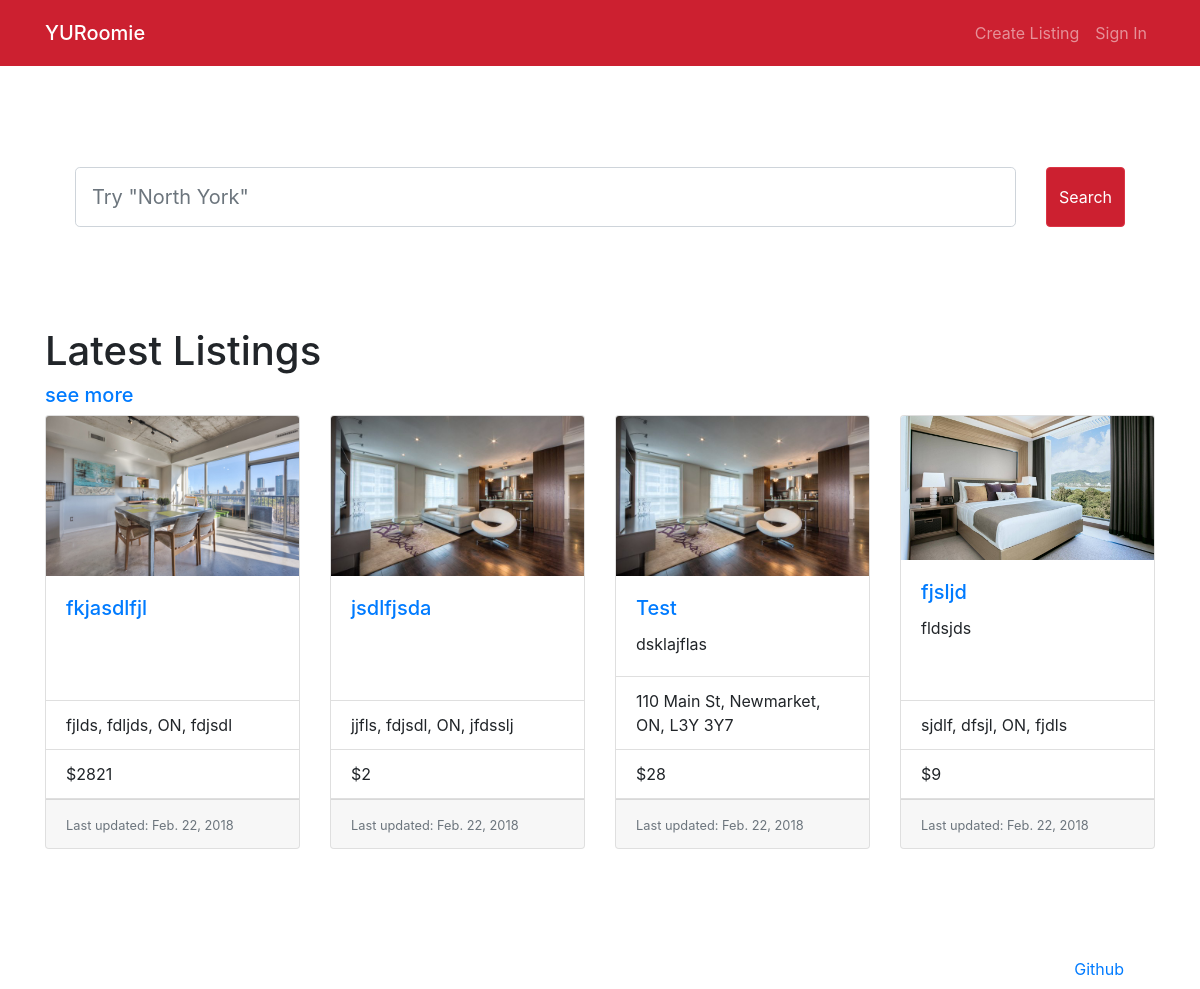
The app's page /, older data.
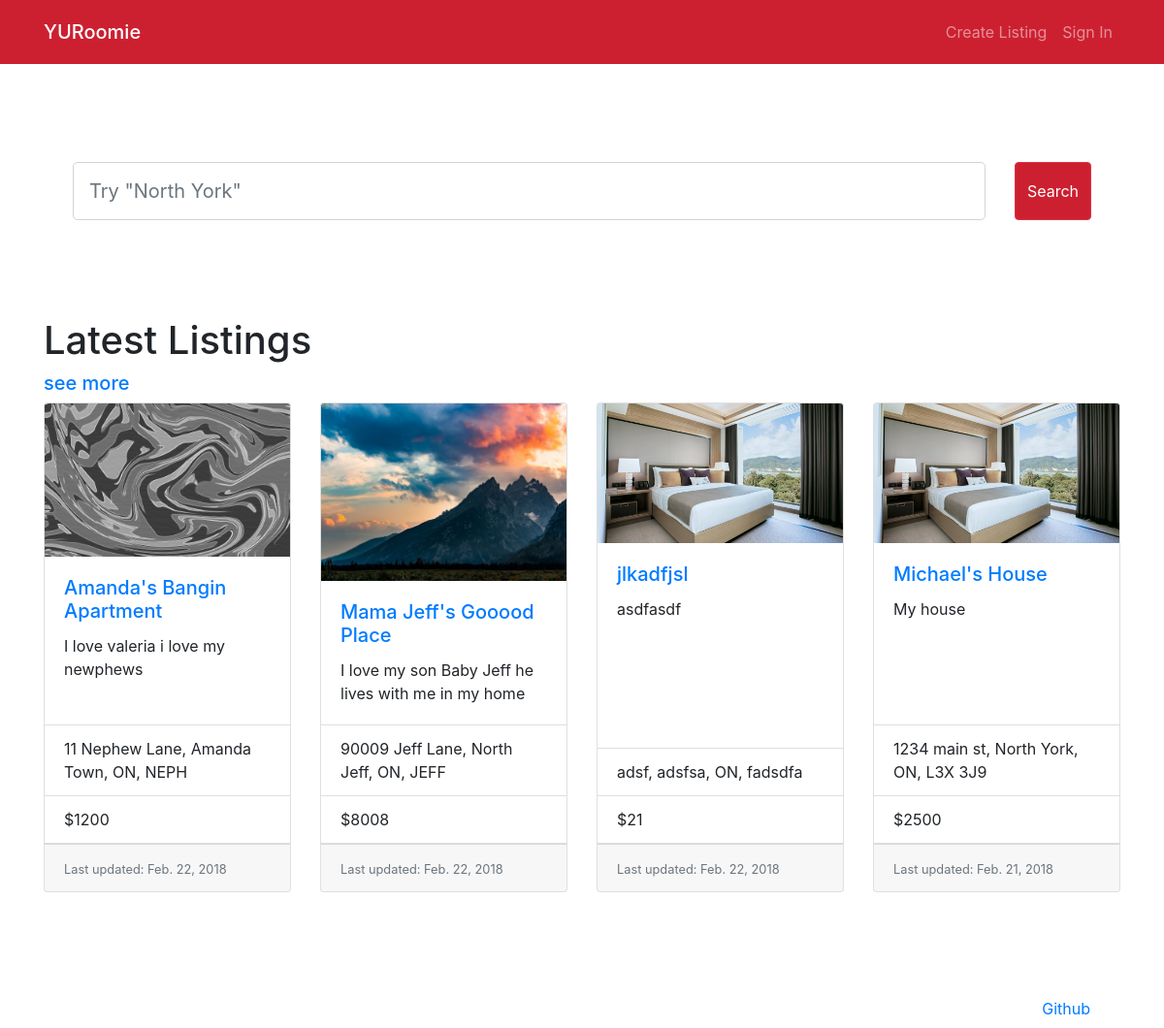
The same page, newer data.
### home/models.py (models this page shows, shortened)
class Room(models.Model):
    host_name = models.CharField(max_length=50)
    address = models.CharField(max_length=100)
    property_name = models.CharField(max_length=30, default="")
    description = models.TextField(default="", blank=True)
    cost = models.PositiveIntegerField(default=0)
    visits = models.PositiveIntegerField(default=0)
    property_type_options = (('a', 'apartment'),
                                ('c', 'condo'),
                                ('t', 'townhouse'),
                                ('h', 'house'))
    property_type = models.CharField(choices=property_type_options, max_length=10)
    number_of_rooms = models.PositiveSmallIntegerField()
    garages = models.PositiveSmallIntegerField()
    creator_id = models.PositiveIntegerField()
    creator_email = models.CharField(max_length=50)
    creator_phone = models.CharField(max_length=10, default="", blank=True)
    creator_gender = models.CharField(max_length=10)
    creator_major = models.CharField(max_length=20)
    creator_year = models.PositiveSmallIntegerField()
    last_updated = models.DateTimeField(auto_now_add=True)

class RoomImage(models.Model):
    room = models.ForeignKey(Room, on_delete=models.CASCADE)
    image = models.ImageField()

### home/views.py (the view)
# urls.py: path('', views.index, name='index'),
def index(request):
    latest_posts_list = Room.objects.order_by('-last_updated')[:4]
    return render(request, 'home/index.html', {'latest_posts_list': latest_posts_list,})

### home/templates/home/index.html
{% extends 'home/base.html'%}
{% load static %}
{% block body %}
    <div class="container-fluid">
        <div class="w-100" style="height:100px;"></div>
        <div class="col">
        </div>
        <form class="form-inline" method="GET" action="{% url 'search' %}">
            <div class="col">
                <input type="search" name="q" class="form-control form-control-lg" id="mainSearchBar" aria-describedby="searchHelp" placeholder="Try &quot;North York&quot;" autocomplete="off">
            </div>
            <div class="col-auto">
                <button type="submit" class="btn btn-danger form-control-lg" id="mainSearchButton">Search</button>
            </div>
        </form>
        <div class="w-100" style="height:100px;"></div>
        <div class="row">
            <h1>Latest Listings</h1>
        </div>
        <div class="row">
            <a href="{% url 'search' %}"><h5>see more</h5></a>
        </div>
        <div class="row">
            <div class="card-deck">
                {% if latest_posts_list %}
                    {% for room in latest_posts_list %}
                        <div class="card">
                            <a href="{% url 'detail' room.id %}">
                                <img class="card-img-top" src="{{ room.roomimage_set.all.0.image.url }}" alt="{{room.name}}"></a>
                            <div class="card-body">
                                <a href="{% url 'detail' room.id %}"><h5 class="card-title">{{ room.property_name }}</h5></a>
                                <p class="card-text">{{ room.description|truncatewords:23 }}</p>
                            </div>
                            <ul class="list-group list-group-flush">
                                <li class="list-group-item">{{ room.address }}</li>
                                <li class="list-group-item">${{ room.cost }}</li>
                            </ul>
                            <div class="card-footer">
                                <small class="text-muted">Last updated: {{ room.last_updated.date }}</small>
                            </div>
                        </div>
                    {% endfor %}
                {% else %}
                    <h1>No rooms are available.</h1>
                {% endif %}
            </div>
        </div>
        <div class="w-100" style="height:100px;"></div>
        <ul class="nav justify-content-end">
            <li class="nav-item">
                <a class="nav-link" href="https://github.com/michaelroudnitski/yuroomie">Github</a>
            </li>
        </ul>
    </div>
{% endblock %}

Row changes from the older to the newer data that the page shows:
removed Room: roomimage_set.all.0.image (picture), property_name "fkjasdlfjl", address "fjlds, fdljds, ON, fdjsdl", cost "2821", last_updated "Feb. 22, 2018"
removed Room: roomimage_set.all.0.image (picture), property_name "jsdlfjsda", address "jjfls, fdjsdl, ON, jfdsslj", cost "2", last_updated "Feb. 22, 2018"
removed Room: roomimage_set.all.0.image (picture), property_name "Test", description "dsklajflas", address "110 Main St, Newmarket, ON, L3Y 3Y7", cost "28", last_updated "Feb. 22, 2018"
removed Room: roomimage_set.all.0.image (picture), property_name "fjsljd", description "fldsjds", address "sjdlf, dfsjl, ON, fjdls", cost "9", last_updated "Feb. 22, 2018"
now on this page (row edited): Room: roomimage_set.all.0.image (picture), property_name "Amanda's Bangin Apartment", description "I love valeria i love my newphews", address "11 Nephew Lane, Amanda Town, ON, NEPH", cost "1200", last_updated "Feb. 22, 2018"
now on this page (row edited): Room: roomimage_set.all.0.image (picture), property_name "Mama Jeff's Gooood Place", description "I love my son Baby Jeff he lives with me in my home", address "90009 Jeff Lane, North Jeff, ON, JEFF", cost "8008", last_updated "Feb. 22, 2018"
now on this page (row edited): Room: roomimage_set.all.0.image (picture), property_name "jlkadfjsl", description "asdfasdf", address "adsf, adsfsa, ON, fadsdfa", cost "21", last_updated "Feb. 22, 2018"
now on this page (row edited): Room: roomimage_set.all.0.image (picture), property_name "Michael's House", description "My house", address "1234 main st, North York, ON, L3X 3J9", cost "2500", last_updated "Feb. 21, 2018"
